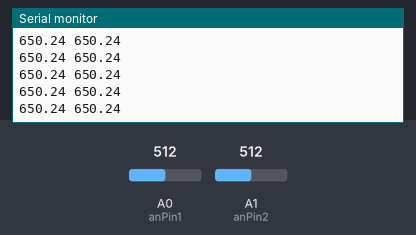
Simulated run of this sketch. Board: Arduino Uno, built with avr-gcc and run on an emulated ATmega328P. Parts: the last lines printed to the serial monitor. The inputs (shaded band) are chosen by the test bench; at power-on: A0 (anPin1) = 512, A1 (anPin2) = 512.

Above: at 1.2 s.
1.3 s: A0 (anPin1) set to 778
At 1.33 s:
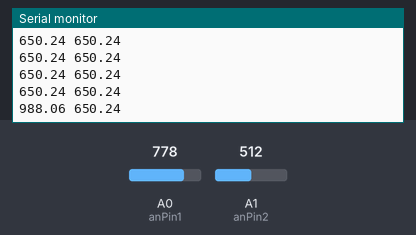
2.8 s: A0 (anPin1) set to 805
At 2.87 s:
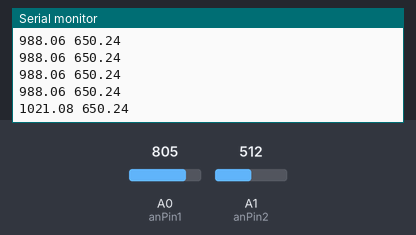
Timing chart, 0 to 5.8 s (numbered marks = the images above; inputs shaded):
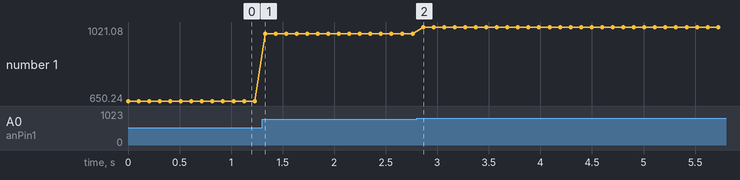

The sketch:

Step2_2Ultrasounds.ino
```cpp
/* This code reads Analog input from 2 Chained ultrasound sensors*/

const int anPin1 = 0;
const int anPin2 = 1;
int triggerPin1 = 13;
long distance1, distance2;

void setup()
{
 Serial.begin(9600);  // sets the serial port to 9600
 pinMode(triggerPin1, OUTPUT);
}

void start_sensor()
{
 digitalWrite(triggerPin1,HIGH);
 delay(1);
 digitalWrite(triggerPin1,LOW);
}

void read_sensors()
{
 /*Scale factor is (Vcc/512) per inch. A 5V supply yields ~9.8mV/in
 Arduino analog pin goes from 0 to 1024, so the value has to be divided by 2 to get the actual inches*/
 distance1 = analogRead(anPin1)/2;
 distance2 = analogRead(anPin2)/2;
}

void print_all()
{
 Serial.print(distance1*2.54);
 Serial.print(" ");
 Serial.println(distance2*2.54);
}

void loop()
{
 start_sensor();
 read_sensors();
 print_all();
 delay(100); //This is the equivant of the amount of sensors times 50.  If you changed this to 5 sensors the delay would be 250.
}
```

Measured:
- after the input at 1.3 s, the serial monitor: prints a new line at once (image 1)
- after the input at 2.8 s, the serial monitor: prints a new line after 0.06 s (image 2)
- plotted number 1: 650.24 → 988.06 after the input at 1.3 s, 988.06 → 1021.08 after the input at 2.8 s
